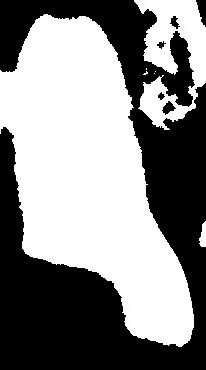
#> input picture tooth/APLIT_OTSU_erosion/16_jpg.rf.244fb6568e74aa33f21c0016ffb2212c.jpg, 206 x 370 px, found by its file name; its folder holds 4 pictures in this run
$ python dilate.py
#> lines starting #> are read from the running program, lines starting #| are printed output that depends on the picture
import os
import cv2
import numpy as np


img_dir = "tooth/APLIT_OTSU_erosion"
output_dir = "tooth/APLIT_OTSU_erosion_dilate"

os.makedirs(output_dir, exist_ok=True)

for name in os.listdir(img_dir):
    img_path = os.path.join(img_dir, name)
    output_path = os.path.join(output_dir, name)

    # 讀取二值化的照片
    binary_image = cv2.imread(img_path, cv2.IMREAD_GRAYSCALE)
#> binary_image is the input picture: shape (370, 206); min 0, max 255, mean 135.8

    # 定義不同形狀的結構元素
    # kernel_rect = np.ones((3, 5), np.uint8)
    # kernel_ellipse = cv2.getStructuringElement(cv2.MORPH_ELLIPSE, (5, 5))
    kernel_cross = cv2.getStructuringElement(cv2.MORPH_CROSS, (3, 3))

    # 進行膨脹操作，分別使用不同形狀的結構元素
    # dilation = cv2.dilate(binary_image, kernel_rect, iterations=1)
    # dilation = cv2.dilate(binary_image, kernel_ellipse, iterations=1)
    dilation = cv2.dilate(binary_image, kernel_cross, iterations=1)
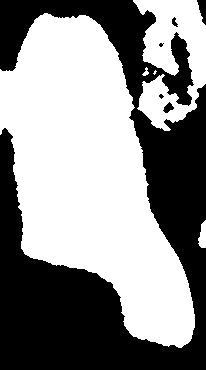
#> dilation: shape (370, 206); min 0, max 255, mean 141

    cv2.imwrite(output_path, dilation)
#> pass 2 of the loop `for name in os.listdir(img_dir):`:
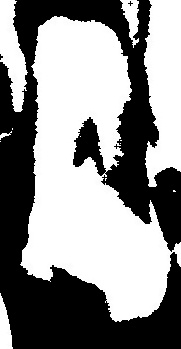
#> input picture tooth/APLIT_OTSU_erosion/16_jpg.rf.244fb6568e74aa33f21c0016ffb2212c2.jpg, 181 x 349 px, found by its file name
#> binary_image is the input picture: shape (349, 181); min 0, max 255, mean 140.5
#> `dilation = cv2.dilate(binary_image, kernel_cross, iterations=1)`:
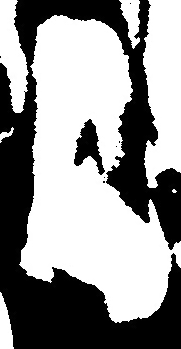
#> dilation: shape (349, 181); min 0, max 255, mean 148.1
#> pass 3 of the loop `for name in os.listdir(img_dir):`:
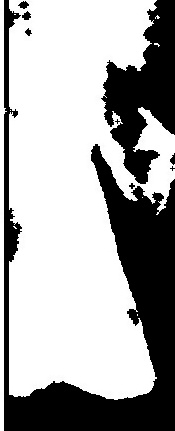
#> input picture tooth/APLIT_OTSU_erosion/16_jpg.rf.244fb6568e74aa33f21c0016ffb2212c3.jpg, 175 x 431 px, found by its file name
#> binary_image is the input picture: shape (431, 175); min 0, max 255, mean 167.7
#> `dilation = cv2.dilate(binary_image, kernel_cross, iterations=1)`:
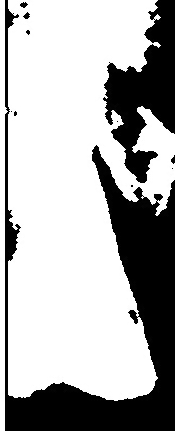
#> dilation: shape (431, 175); min 0, max 255, mean 175.2
#> the loop made 4 passes; the first 3 are shown

    # [8 lines of commented-out code are left out]
